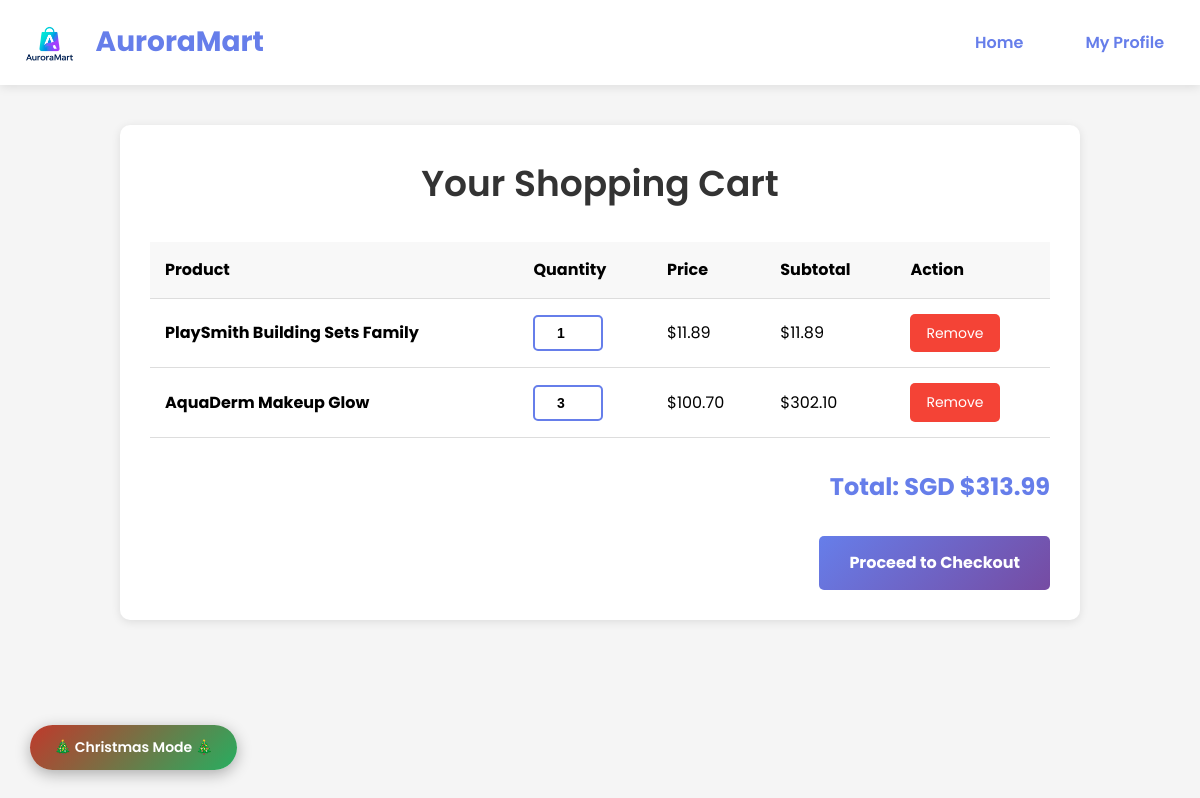
The app's page /cart/ (signed in), older data.
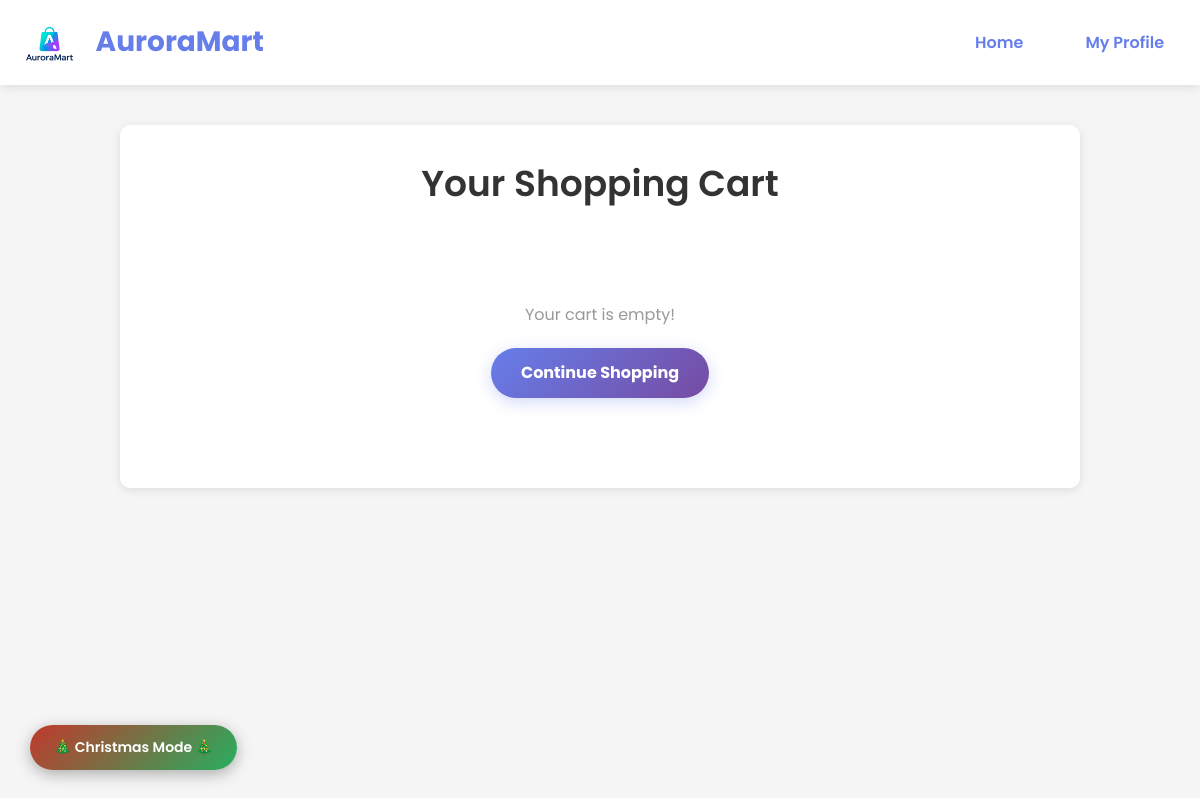
The same page, newer data.
### storefront/models.py (models this page shows, shortened)
class CartItem(models.Model):
    cart = models.ForeignKey(Cart, on_delete=models.CASCADE, related_name='items')
    product = models.ForeignKey(Product, on_delete=models.CASCADE)
    quantity = models.IntegerField(default=1)
    added_at = models.DateTimeField(auto_now_add=True)
    def get_total(self):
        return self.product.price * self.quantity

class Product(models.Model):
    name = models.CharField(max_length=255)
    description = models.TextField(blank=True, null=True)
    category = models.CharField(max_length=100)
    price = models.DecimalField(max_digits=10, decimal_places=2)
    stock = models.IntegerField(default=0)
    reorder_threshold = models.IntegerField(default=10)
    rating = models.DecimalField(max_digits=3, decimal_places=1, null=True, blank=True)
    image = models.ImageField(upload_to='products/', blank=True, null=True)
    created_at = models.DateTimeField(auto_now_add=True)
    updated_at = models.DateTimeField(auto_now=True)
    is_on_sale = models.BooleanField(default=False)
    original_price = models.DecimalField(max_digits=10, decimal_places=2, null=True, blank=True)
    discount_percentage = models.IntegerField(null=True, blank=True)
    class Meta:
        ordering = ['-created_at']

### storefront/views.py (the view)
# urls.py: path('cart/', views.cart, name='cart'),
@login_required
def cart(request):
    storage = messages.get_messages(request)
    storage.used = True
    customer = get_or_create_customer(request.user)
    cart = get_or_create_cart(customer)
    cart_items = cart.items.all()
    total = sum(item.get_total() for item in cart_items)
    context = {
        'cart_items': cart_items,
        'total': total,
    }
    return render(request, 'storefront/cart.html', context)

### storefront/views.py (called while the page is built)
def get_or_create_customer(user):
    try:
        return Customer.objects.get(user=user)
    except Customer.DoesNotExist:
        return Customer.objects.create(user=user)

def get_or_create_cart(customer):
    cart, created = Cart.objects.get_or_create(customer=customer)
    return cart

### storefront/templates/storefront/cart.html (shortened to what this page needs)
<!DOCTYPE html>
<html lang="en">
<head>
    {% load static %}
</head>
<body>
    <header>
        <nav>
            <a href="{% url 'storefront:index' %}" class="logo">
                {% load static %}
                <img src="{% static 'img/auroramart_logo.png' %}" alt="AuroraMart" style="height: 40px; vertical-align: middle; margin-right: 10px;">
                AuroraMart
            </a>
            <div class="nav-links">
                <a href="{% url 'storefront:index' %}">Home</a>
                <a href="{% url 'accounts:profile' %}">My Profile</a>
            </div>
        </nav>
    </header>
    <button class="theme-toggle-btn" onclick="toggleChristmasTheme()">🎄 Christmas Mode 🎄</button>
    <div class="container" id="mainContainer">
        <div class="cart-container">
            <h2>Your Shopping Cart</h2>
            {% if cart_items %}
            <table>
                <thead>
                    <tr>
                        <th>Product</th>
                        <th>Quantity</th>
                        <th>Price</th>
                        <th>Subtotal</th>
                        <th>Action</th>
                    </tr>
                </thead>
                <tbody>
                    {% for item in cart_items %}
                    <tr id="item-row-{{ item.id }}">
                        <td class="product-name">{{ item.product.name }}</td>
                        <td>
                            <form method="post" action="{% url 'storefront:update_cart' item.id %}" id="form-{{ item.id }}" onsubmit="handleUpdate(event, {{ item.id }}, {{ item.product.price }})">
                                <input type="number" name="quantity" value="{{ item.quantity }}" min="1" max="{{ item.product.stock }}" class="quantity-input" onchange="this.form.submit()" required>
                            </form>
                        </td>
                        <td>${{ item.product.price }}</td>
                        <td class="subtotal-{{ item.id }}">${{ item.get_total }}</td>
                        <td>
                            <a href="{% url 'storefront:remove_from_cart' item.id %}" class="btn btn-danger">Remove</a>
                        </td>
                    </tr>
                    {% endfor %}
                </tbody>
            </table>
            <div class="total" id="cart-total">
                Total: SGD ${{ total }}
            </div>
            <div class="checkout-btn">
                <a href="{% url 'storefront:checkout' %}" class="btn btn-primary">Proceed to Checkout</a>
            </div>
            {% else %}
            <div class="empty-cart">
                <p>Your cart is empty!</p>
                <a href="{% url 'storefront:index' %}" style="margin-top: 20px;">Continue Shopping</a>
            </div>
            {% endif %}
        </div>
    </div>
</body>
</html>

Row changes from the older to the newer data that the page shows:
removed CartItem: product.name "PlaySmith Building Sets Family", quantity "1", product.price "11.89", get_total "11.89"
removed CartItem: product.name "AquaDerm Makeup Glow", quantity "3", product.price "100.70", get_total "302.10"
Text that changed along with them:
{{ total }}: "313.99" → (not shown)
text no longer shown: "Product Quantity Price Subtotal Action Total: SGD $ Proceed to Checkout"
text now shown: "Your cart is empty! Continue Shopping"
